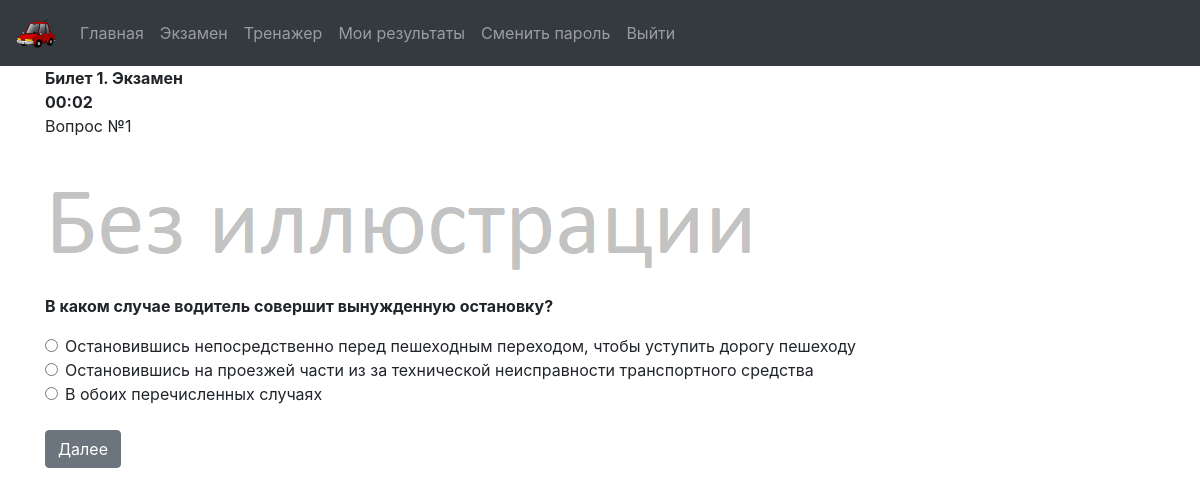
/exam.php?tkt_id=1&name=Билет 1, run on the app's committed database.
### tables this page shows
CREATE TABLE IF NOT EXISTS `questions` (
  `q_id` int(11) unsigned NOT NULL,
  `tkt_id` int(11) NOT NULL,
  `tp_id` int(11) NOT NULL DEFAULT 27,
  `task` text NOT NULL,
  `true_ans` int(11) NOT NULL,
  `ans1` text NOT NULL,
  `ans2` text NOT NULL,
  `ans3` text DEFAULT NULL,
  `ans4` text DEFAULT NULL,
  `ans5` text DEFAULT NULL,
  `description` text DEFAULT NULL
);

### api.php (called while the page is built, shortened)
<?php
function getQuestByTicket($db, $tkt_id)
{
$sql="SELECT q_id, task, ans1, ans2, ans3, ans4, ans5, questions.description FROM questions WHERE questions.tkt_id = $tkt_id";
$result=array();
$stmt=$db->prepare($sql);
$stmt->execute();
while($row = $stmt->fetch(PDO::FETCH_ASSOC))
{
    $result[$row['q_id']] = $row;
}
return $result;
}
?>

### exam.php (the view, shortened to what this page needs)
<?php session_start();
include('header.php');
get_session();?>
<!DOCTYPE html>
<html lang="ru">
<head>
    <link rel="stylesheet" href="https://maxcdn.bootstrapcdn.com/bootstrap/4.0.0/css/bootstrap.min.css"
>
    <link rel="stylesheet" type="text/css" href="style.css">
</head>
<body>
<div class="container">
<?php
    include 'db.php';
    include 'api.php';
    $tkt_id = $_GET['tkt_id'];
    $name = $_GET['name'];
    $n = 0;
    echo '<b>'.$name.'. Экзамен</b>';
    $q_array = getQuestByTicket($db, $tkt_id);
?>
<br><b><time>00:00</time></b>
<form id="form" action="exam_query.php" method="post">
<?php
    foreach ($q_array as $row)
{
            $n++;
?>
    <div class="test">
        <div ans="<?php echo $n; ?>" class="answer"><?php echo "Вопрос №$n<br>"; ?> <br/>
        <?php   if (isset($row['q_id'])) {
                $pt = 'uploaded/' . $tkt_id . '_' . $row['q_id'] . '.jpg';
                if (file_exists($pt)) {
                    $pathImg = '/uploaded/' . $tkt_id . '_' . $row['q_id'] . '.jpg';
                } else $pathImg = '/pic/no_pic.png';
            }
            echo "<img class= \"illustration\"   src=\"$pathImg\"><br>";
            echo "<p><b>",$row['task'], "</b></p>";
        ?>
            <div class="form-check">
            <input type="radio" name="ans_<?php echo $n;?>" value="1" class="form-check-input"> <label class="form-check-label"> <?php echo $row['ans1'] ?> </label></div>
            <div class="form-check">
            <input type="radio" name="ans_<?php echo $n;?>" value="2" class="form-check-input"> <label class="form-check-label"> <?php echo $row['ans2'] ?> </label></div>
            <?php if ($row['ans3'] != null) {
                echo "<div class=\"form-check\"><input type=\"radio\" name=\"ans_$n\" value=\"3\" class=\"form-check-input\"> <label class=\"form-check-label\">", $row['ans3'], "</label></div>"; ?>
            <?php if ($row['ans4'] != null) {
                echo "<div class=\"form-check\"><input type=\"radio\" name=\"ans_$n\" value=\"4\" class=\"form-check-input\"> <label class=\"form-check-label\">", $row['ans4'], "</label></div>"; ?>
            <?php if ($row['ans5'] != null) {
                echo "<div class=\"form-check\"><input type=\"radio\" name=\"ans_$n\" value=\"5\" class=\"form-check-input\"> <label class=\"form-check-label\">", $row['ans5'], "</label></div>"; }}} ?>
        </div>
    </div>
<?php
}?>
</form>
    <br><button onclick="nextAns()" class="btn btn-secondary">Далее</button>
</body>
</html>

### style.css (style rules this page uses)
.illustration { max-width: 100%; max-height: 180px; }

### exam.php (style rules this page uses)
.test .answer { display: none; }
.test .answer._active { display: block; }

### data on the page
questions: task "В каком случае водитель совершит вынужденную остановку?", ans1 "Остановившись непосредственно перед пешеходным переходом, чтобы уступить дорогу пешеходу", ans2 "Остановившись на проезжей части из за технической неисправности транспортного средства", ans3 "В обоих перечисленных случаях"

### other printed values
$name "Билет 1"
